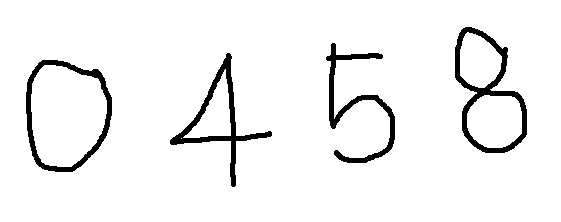
#> input picture 2week/0458.png, 561 x 222 px
$ jupyter execute --allow-errors ML_02_01_Classfication_kNN_LAB1211.ipynb   (shell and % lines are left out)
#> lines starting #> are read from the running program, lines starting #| are printed output that depends on the picture; after the words box and inside, x2 and y2 are one past the last pixel; in counts of white or black regions, pixels touching at a corner belong together
## ML Part 2-1. Classfication - kNN, GridSearchCV

## 1.kNN (k-Nearest Neighbors)
- 지도 학습
- 주어진 이웃의 개수(k) 만큼 가까운 멤버들과 비교하여 판단하는 방법
  - 개수로 인한 원 안에 새로운 데이터와 가까운 요소의 갯수를 비교
  - 거리 측정 알고리즘 : 유클리드, 맨하튼, Minkowski 거리 등
  - k 값에 따라 소속되는 그룹이 달라질 수 있음
- 데이터의 분포와 상관 없이 사용할 수 있음
- 스케일링이 중요함

- 출처 : ```https://www.kdnuggets.com/2020/11/most-popular-distance-metrics-knn.html```  (다양한 읽을 거리 있음)

### 1-01. Distance Metric - 그림으로 이해
- 'Minkowski' : p=1 이면 'Manhattan' 거리, p=2 면 'Euclidean' 거리
- 암기법 : 1 Man, 2 E

- 출처 : ```https://subscription.packtpub.com/book/big_data_and_business_intelligence/9781785882104/6/ch06lvl1sec40/measuring-distance-or-similarity```

### 1-02. Distance Metric - sklearn API

[cell 1]
from sklearn.neighbors import DistanceMetric

[cell 2]
# 두 개의 점[(0,0), (5,5)]을 준비하고, 그래프를 그려 확인한다

import matplotlib.pyplot as plt
import numpy as np
x = np.array([[0,0],
              [5,5]])

plt.figure(figsize=(4,4))
plt.xlim(-1, 6)
plt.ylim(-1, 6)
plt.plot(x[:,0], x[:,1], 'ro')
plt.grid(True)
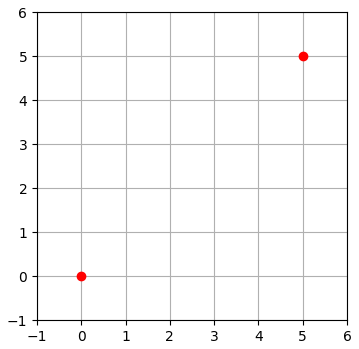
#> figure drawn by matplotlib, 1 panel

#> (a cell that did not finish here is left out)

#> (a cell that did not finish here is left out)

#> (a cell that did not finish here is left out)

#> (a cell that did not finish here is left out)

[cell 7]
import pandas as pd

# 5 차원, 3개의 data
x = [[0,1,2,3,4],
     [3,4,5,6,7],
     [4,5,6,7,8]]
df = pd.DataFrame(x)
display(df)
d01 = [ abs(a-b) for a, b in zip(df.loc[0,:], df.loc[1,:]) ]
d02 = [ abs(a-b) for a, b in zip(df.loc[0,:], df.loc[2,:]) ]
sum(d01), sum(d02)

#> (a cell that did not finish here is left out)

#> (a cell that did not finish here is left out)

## 2.sklearn으로 가상 dataset 만들기
- sklearn.datasets
- 가상 데이터 만들기 : make_XXX()
   - 필요에 따라 랜덤한 숫자로 원하는 분포의 가상 데이터 생성
   - make_moons() : 태극 문양 분포의 데이터 생성
   - make_blobs() : 군집을 위한 데이터 무작위 생성
   - make_classification() : 분류를 위한 데이터 생성

- sklearn.datasets.make_classification()
   - n_samples=100 : 표본 데이터의 수
   - n_features=20 : 독립 변수의 수(전체 Feature의 수)
   - n_informative=2 : 독립변수 중 종속변수와 상관 관계가 있는 성분의 수
   - n_redundent=2 : 독립변수 중 다른 독립 변수의 선형 조합으로 나타나는 성분의 수
   - n_repeated=0 : 독립변수 중 단순 중복된 성분의 수
   - n_classes=2 : 종속 변수의 클래스 수
   - n_clusters_per_class=2 : 클래스 당 클러스터의 수
   - weights=None : 각 클래스에 할당된 표본 수
   - flip_y=0.01 : 클래스가 임의로 교환되는 샘플의 일부, 라벨에 노이즈를 생성하여 분류를 어렵게 만듦
- https://scikit-learn.org/stable/modules/generated/sklearn.datasets.make_classification.html

[cell 10]
from sklearn.datasets import make_blobs

#분류용 가상 데이터 생성, 등방성 가우시안 정규분포를 이용
#인수: n_samples: 표본 수 디폴트 100, n_features: 독립 변수의 수 디폴트 20
#      centers: 생성할 클러스터의 수 혹은 센터 디폴트 3 -> [cent, n_feature]크기 배열
#      random_state: 일종의 seed
#      X: 독립변수 [nsamp, nfea], y: 종속변수: [xsamp]
X, y = make_blobs(centers=2, random_state=4, n_samples=30)
list(zip(X, y))[:5]

[cell 11]
X.shape, y.shape

[cell 12]
import pandas as pd
x1 = pd.DataFrame(X[y==0])
display(x1.mean(), x1.median(), x1.std())
print()
x2 = pd.DataFrame(X[y==1])
display(x2.mean(), x2.median(), x2.std())

[cell 13]
import matplotlib.pyplot as plt
plt.scatter(X[y == 0],X[y == 1])
plt.show()
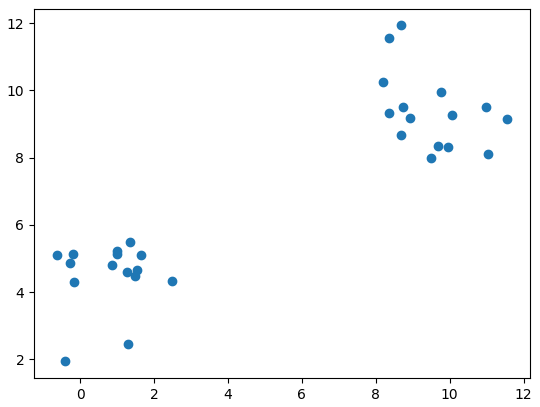
#> figure drawn by matplotlib, 1 panel

[cell 14]
from sklearn.datasets import make_classification

# 50개 샘플, 2개의 독립변수, 2개의 클래스, seed(0), 다른 독립변수의 선형 조합으로 나타나는 성분 없음
X, y = make_classification(n_samples=50, n_features=2, n_classes=2, random_state=0, n_redundant=0)

list(zip(X, y))[:5]

[cell 15]
# y에서 값이 0인 것을 red, 1인 것을 blue로 나눔
red  = X[y==0]
blue = X[y==1]

## 3.sklearn으로 kNN 수행하기
- sklearn.neighbors.KNeighborsClassifier
   - https://scikit-learn.org/stable/modules/generated/sklearn.neighbors.KNeighborsClassifier.html
   - 거리를 구하는 방법을 선택할 수 있음, 기본은 'minkowski', p=2 로 'euclidean' 거리, p=1 이면 'Manhattan' 거리
   - knn = KNeighborsClassifier(K)
   - knn.fit() : Fit the model using X as training data and y as target values
   - knn.predict() : Predict the class labels for the provided data

[cell 16]
from sklearn.neighbors import KNeighborsClassifier
# algorithm=KD tree, Ball tree, leaf_size=30, (metric='minkowski',p=2,)=> Euc-dist
# metric_params=None, n_jobs=None, n_neighbors=3,
# weights='uniform'
knn = KNeighborsClassifier()
#print(knn.get_params.__doc__)
#print(knn.set_params.__doc__)
print(knn.get_params(deep=True))

[cell 17]
from sklearn.neighbors import KNeighborsClassifier
import numpy as np
import matplotlib.pyplot as plt
import warnings   # Suppress Deprecation and Incorrect Usage Warnings
warnings.filterwarnings('ignore')

# 새로운 점 표시
#np.random.seed(1)
#new = np.random.randn(1, 2)
new = np.array([[2, 0]])
print(f'new data : {new}')
#  그래프 그리기
plt.figure(figsize=(8, 5))
plt.plot(red[:,0], red[:,1], 'r^')
plt.plot(blue[:,0], blue[:,1], 'bo')
plt.plot(new[:,0], new[:,1], 'gs')

knn = KNeighborsClassifier(3, metric_params={'p':1})
knn.fit(X, y)
pred = knn.predict(new)
print('predicted :',pred)
plt.annotate('red' if pred ==0 else 'blue', xy=new[0], xytext=new[0], fontsize=16, color='black')
plt.show()
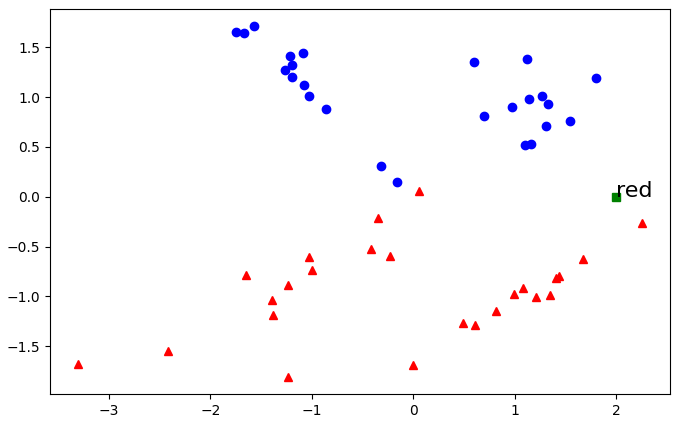
#> figure drawn by matplotlib, 1 panel

## 4.kNN 손글씨 숫자 분류

### 4-01. 데이터 세트 가져오기

[cell 18]
from sklearn.datasets import load_digits

# 손글씨 데이터세트 가져오기
digits = load_digits()
digits.keys()

[cell 19]
print(digits.DESCR)

[cell 20]
# images의 shape 확인하기
digits.images.shape

[cell 21]
import matplotlib.pyplot as plt
# plt.imshow를 사용하여 그림 확인하기
plt.subplot(1, 2, 1)
plt.imshow(digits.images[0], cmap='gray')
plt.title(digits.target[0])
plt.subplot(1, 2, 2)
plt.imshow(digits.images[100], cmap='gray')
plt.title(digits.target[100])
plt.show()
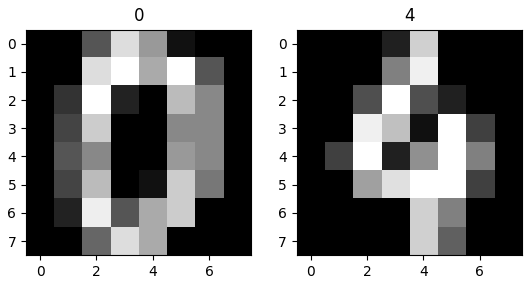
#> figure drawn by matplotlib, 2 panels

[cell 22]
# digits.images shape 다시 확인
display(digits.images.shape, digits.images[0].shape, digits.images[0])

[cell 23]
# digits.data의 shape 확인
display(digits.data.shape, digits.data[0].shape, digits.data[0])

[cell 24]
# digits.data, digits.images 두 가지는 shape만 다를뿐 같은 데이터!
np.all(digits.data[0] == digits.images[0].reshape(-1))

### 4-02. 데이터 세트 분할 및 모델 적용

[cell 25]
from sklearn.model_selection import train_test_split
from sklearn.neighbors import KNeighborsClassifier

# Train, Test 셋 분리, 0.75 : 0.25 분리 사용 (default)
X_train, X_test, y_train, y_test = train_test_split(digits.data, digits.target)

# k가 3인 knn 분류기 생성
knn = KNeighborsClassifier(3)

# knn 에 Train set 전달하여 모델 생성
knn.fit(X_train, y_train)

# knn 모델에 Test set 적용하여 예측치 얻기
pred = knn.predict(X_test)

[cell 26]
digits.target.shape, y_test.shape

### 4-03. 모델 평가
- 분류 모델에 대한 평가 방법은 Logistic Regression에서 학습
- accuracy(정확도)는 전체에서 올바르게 예측한 비율을 의미함

[cell 27]
import numpy as np
dataCnt = y_test.shape[0]
successCnt = np.sum(y_test == pred)
successPercent = np.mean(y_test == pred)
print(f'총 {dataCnt}개 중 {successCnt}개 분류 성공! {successPercent*100:.2f}%')

[cell 28]
# knn의 score 사용 - test set을 사용함
knn.score(X_test, y_test)

[cell 29]
# sklearn에서 제공하는 metrics 사용 - test결과와, 모델에서 예측한 결과를 사용함
from sklearn.metrics import accuracy_score
accuracy_score(y_test, pred)

[cell 30]
# k를 1 ~ 9 로 변경하면서 정확도(Accuracy)를 알아봄
for k in range(1, 10):
    knn = KNeighborsClassifier(k)
    knn.fit(X_train, y_train)
    acc= knn.score(X_test, y_test)
    print(f'k: {k}, acc:{acc:.3f}')

## 5.GridSearchCV로 파라미터 튜닝
- 최적의 파라미터 튜닝
- sklearn.model_selection.GridSearchCV(estimator, param_grid)
  - estimator : estimator object
  - param_grid : dict, estimetor 튜닝을 위해 시도할 파라미터 이름과 값
  - cv : cross validation, the default 5-fold cross validation

- https://scikit-learn.org/stable/modules/generated/sklearn.model_selection.GridSearchCV.html

[cell 31]
from sklearn.model_selection import GridSearchCV
import pandas as pd

cv = GridSearchCV(estimator=knn, param_grid={'n_neighbors': range(1, 10)}, cv=2)
cv.fit(X_train, y_train)
print('best param:', cv.best_params_)

estimator = cv.best_estimator_
print(estimator.score(X_test, y_test))
display(pd.DataFrame(cv.cv_results_).iloc[:, [4, 6, 7, 8, 9, 10]])

## 6.kNN 손글씨 숫자 분류 실습 - 직접 쓴 숫자 인식하기

#> (a cell that did not finish here is left out)

[cell 33]
# 준비된 손글씨 이미지 다운로드

[cell 34]
# 다운로드 받은 손글씨 이미지(0458.png) 확인
#[20/12/11|11:04:52]➜  ~/_workspace/20201130_python_farmingindustry/2week git:(master) ✗ pip3 install opencv-python
import cv2
import matplotlib.pyplot as plt

image = cv2.imread('0458.png')
#> image is the input picture: shape (222, 561, 3); 94.5% white; 4 black regions, box (x1, y1, x2, y2) and area: (455, 27, 527, 153) 1925, (170, 53, 272, 187) 1678, (26, 60, 112, 172) 1625, (326, 43, 395, 163) 1569
plt.imshow(image)

[cell 35]
# 위의 GridSearchCV 의 결과로 찾은 best params k=1 값을 사용하여 knn 모델 생성
from sklearn.neighbors import KNeighborsClassifier
knn = KNeighborsClassifier(n_neighbors=1)
knn.fit(digits.data, digits.target)

[cell 36]
# img2data.py 다운로드

[cell 37]
# knn 모델에서 사용한 데이터 특성 조사
X_train.max(), X_train.min()

[cell 38]
# 손글씨 이미지를 knn 모델에서 사용할 수 있는 형태로 만들어서 사용
import img2data
import cv2

image = cv2.imread('0458.png')
# 손글씨 이미지에서 숫자를 찾아 8*8 이미지로 저장
#> (the rest of this cell did not finish here and is left out)

[cell 39]
import numpy as np
import img2data
import cv2

image = cv2.imread('0458.png')
# 손글씨 이미지에서 숫자를 찾아 8*8 이미지로 저장
#> (the rest of this cell did not finish here and is left out)

## 7.유방암 예제

### 7-01. 데이터 세트 가져오기
- 유방암 데이터 세트에 대해 가져와 살펴본다

[cell 40]
from sklearn.datasets import load_breast_cancer

cancer = load_breast_cancer()

[cell 41]
cancer.keys()

[cell 42]
cancer.data.shape

[cell 43]
# train data
cancer.data[:2]

[cell 44]
#label
cancer.target[:5]

[cell 45]
cancer.target_names  # 악성, 양성

[cell 46]
cancer.feature_names.shape

[cell 47]
np.bincount(cancer.target)

[cell 48]
list(zip(cancer.target_names, np.bincount(cancer.target)))

[cell 49]
import numpy as np

{n:v  for n, v in zip(cancer.target_names, np.bincount(cancer.target))}

[cell 50]
np.bincount(cancer.target)

[cell 51]
print(cancer.feature_names)

[cell 52]
cancer['data'].shape

### 7-02. 데이터 세트 분할, 모델적용
- train과 test의 차이가 작은 것이 좋음

[cell 53]
from sklearn.model_selection  import train_test_split
from sklearn.neighbors import KNeighborsClassifier
import matplotlib.pyplot as plt

[cell 54]
X_train, X_test, y_train, y_test = train_test_split(cancer.data, cancer.target,
                                                   stratify=cancer.target,
                                                   random_state=66)

clf = KNeighborsClassifier(n_neighbors=3)
clf.fit(X_train, y_train)
clf.score(X_test, y_test)

[cell 55]
n = range(1, 11)
training_accuracy = []
test_accuracy = []
for nn in n:
    clf = KNeighborsClassifier(n_neighbors=nn)
    clf.fit(X_train, y_train)
    training_accuracy.append(clf.score(X_train, y_train))
    test_accuracy.append(clf.score(X_test, y_test))

[cell 56]
plt.plot(n, training_accuracy, label='train accuracy')
plt.plot(n, test_accuracy, label='test accuracy')
plt.ylabel('Accuracy')
plt.xlabel('n_neighbors')
plt.legend()
plt.show()
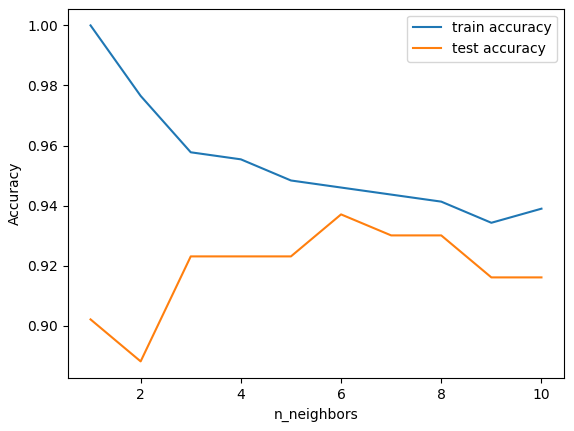
#> figure drawn by matplotlib, 1 panel; curve peaks at x = 1, y = 1; curve peaks at x = 6, y = 0.937
